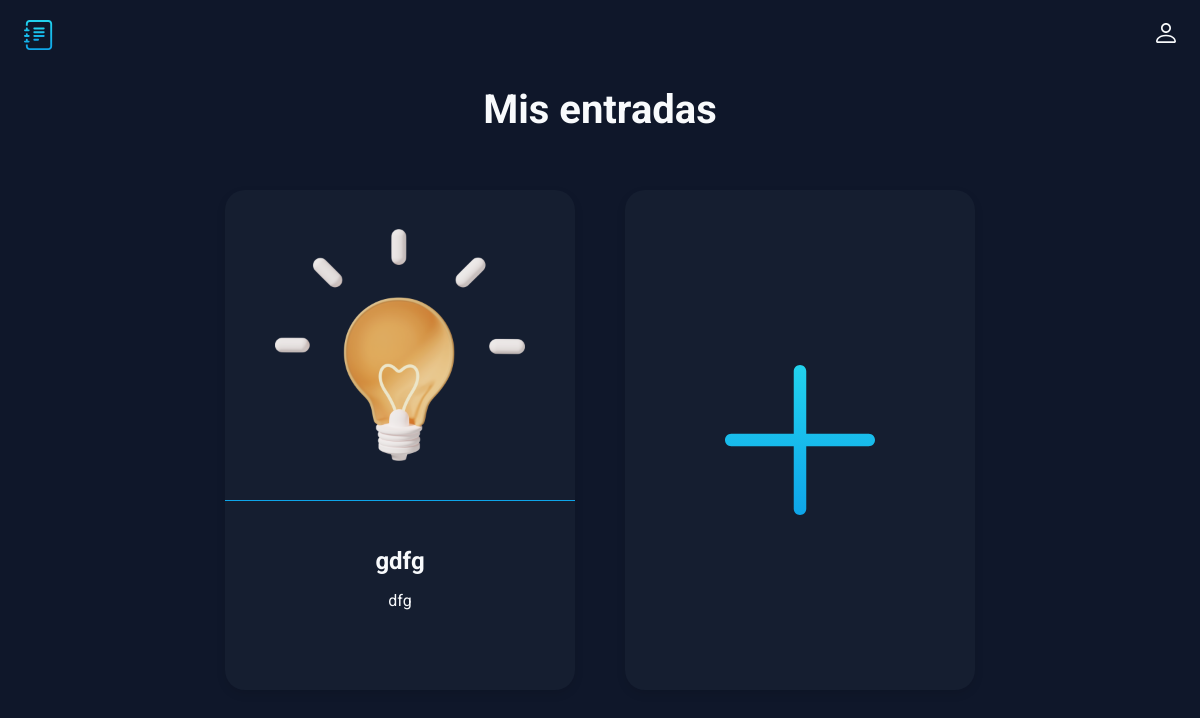
The page /index on the database as committed earlier.
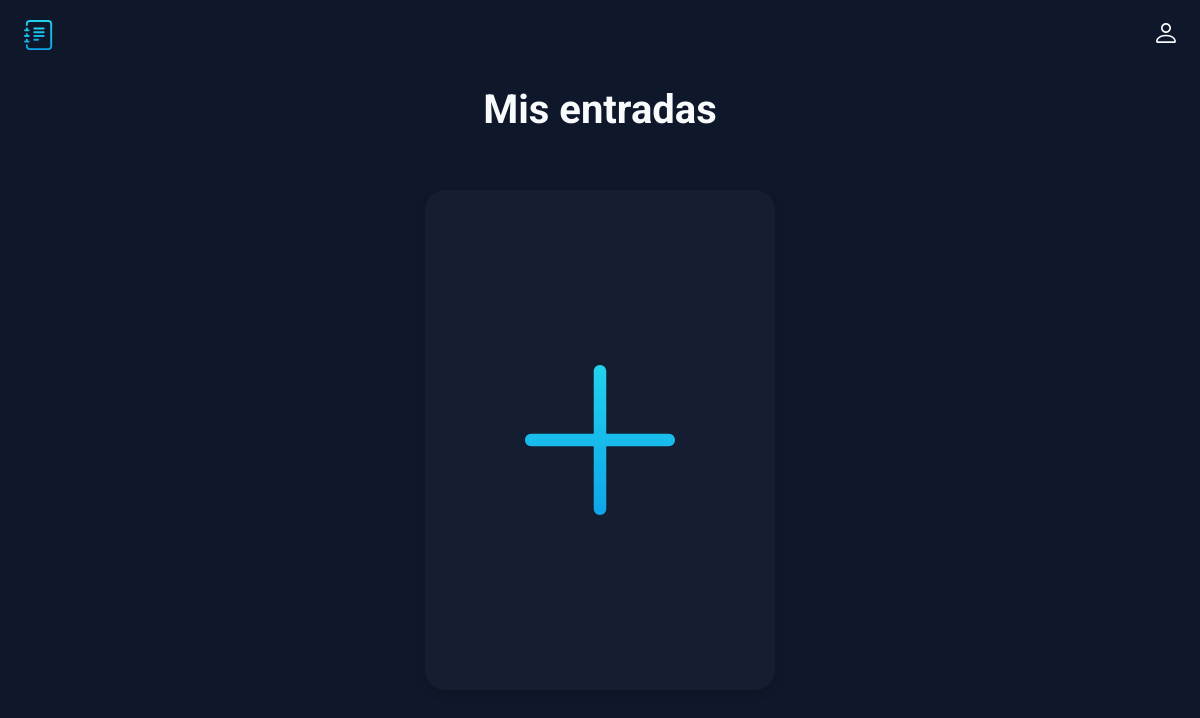
The same page on the database as committed later.
### main.py (models this page shows, shortened)
class Card(db.Model):
    id = db.Column(db.Integer, primary_key=True)
    title = db.Column(db.String(100), nullable=False)
    subtitle = db.Column(db.String(300), nullable=False)
    text = db.Column(db.Text, nullable=False)

### main.py (the view)
@app.route('/index')
def index():
    cards = Card.query.order_by(Card.id).all()
    return render_template('index.html', cards=cards)

### templates/index.html (shortened to what this page needs)
<!doctype html>
<html lang="en">
<head>
  <link rel="stylesheet" href="../static/css/style.css">
</head>
<body>
  <header class="header">
    <img src="../static/img/logo.svg" alt="logo" width="30" height="30">
    <ul class="main-list">
        <li class="list__item">
            <img src="../static/img/login.svg" alt="login" width="20" height="20">
        </li>
    </ul>
  </header>
  <main>
    {% block content %}
    <h1 class="main__title">Mis entradas</h1>
    <ul class="cards-list">
      {% for el in cards%}
      <li class="card">
        <a class="card__link" href="/card/{{el.id}}">
          <img class="card__img" src="../static/img/post_icon.png" width="250" height="250" alt="post_icon">
          <div class="card__text">
            <h2 class="card__title">{{el.title}}</h2>
            <p class="card__subtitle">{{el.subtitle}}</p>
          </div>
        </a>
      </li>
      {% endfor %}
      <li class="card card--creat">
          <a class="creat__link" href="{{url_for('create')}}"></a>
      </li>
    </ul>
    {% endblock %}
  </main>
</body>
</html>

### static/css/style.css (style rules this page uses)
body { margin: 0; padding: 0; font-family: 'Roboto', sans-serif; font-size: 16px; line-height: 20px; background-color: #0F172A; color: #F8FAFC; }
h1, h2, p { margin: 0; }
img { object-fit: contain; }
a { text-decoration: none; color: inherit; transition: 0.2s; }
ul { list-style: none; margin: 0; padding: 0; }
.header { display: flex; justify-content: space-between; align-items: center; padding: 20px 2%; margin-bottom: 30px; }
.main-list { display: flex; align-items: center; gap: 20px; }
.main__title { font-size: 40px; text-align: center; margin-bottom: 70px; }
.cards-list { display: flex; padding: 0 5%; flex-wrap: wrap; flex-direction: row; gap: 20px; column-gap: 50px; justify-content: center; }
.card { width: 350px; height: 500px; transition: 0.2s; background: rgba(30, 41, 59, 0.4); border-radius: 20px; box-shadow: 0px 4px 10px rgba(0, 0, 0, 0.1); }
.creat__link { display: block; width: inherit; height: inherit; background: url(../img/plus.svg) no-repeat; background-size: 200px 200px; background-position: center; }

Rows that differ between the two databases and show on the page:
removed Card: title "gdfg", subtitle "dfg"
